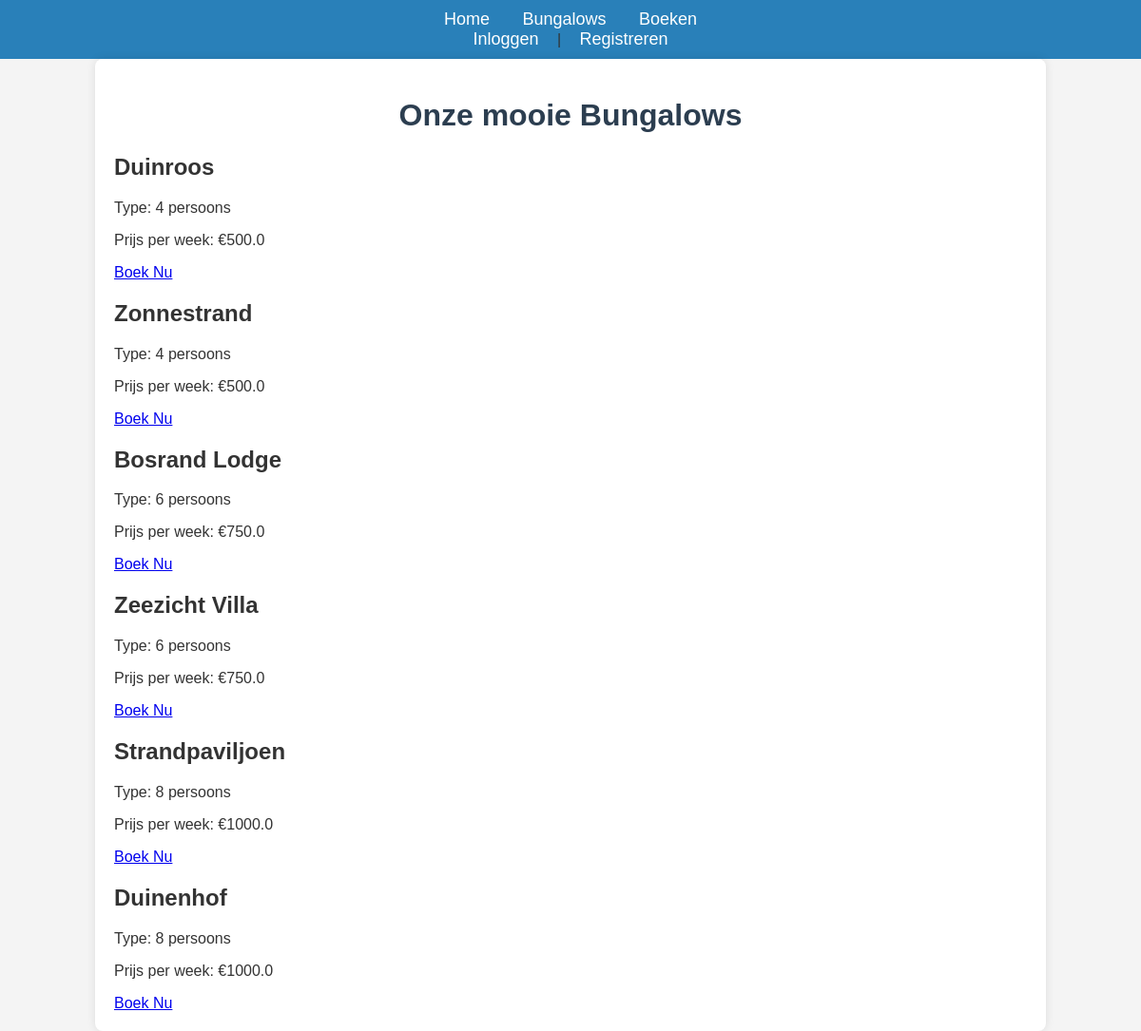
The page /bungalows on the database its author committed.
### models/models.py (models this page shows)
class Bungalow(db.Model):
    id = db.Column(db.Integer, primary_key=True)
    name = db.Column(db.String(100), unique=True, nullable=False)
    type_id = db.Column(db.Integer, db.ForeignKey('bungalow_type.id'), nullable=False)
    bungalow_type = db.relationship('BungalowType', backref='bungalows')

class BungalowType(db.Model):
    id = db.Column(db.Integer, primary_key=True)
    size = db.Column(db.Integer, nullable=False)  # 4, 6, or 8 persons
    price_per_week = db.Column(db.Float, nullable=False)

### app.py (the view)
@app.route('/bungalows')
def bungalows():
    bungalows = Bungalow.query.all()  # Get all bungalows from the database
    return render_template('bungalows.html', bungalows=bungalows)  # Pass them to the template

### templates/bungalows.html (shortened to what this page needs)
{% extends 'base.html' %}
{% block content %}
    <h1>Onze mooie Bungalows</h1>
    <div class="bungalow-lijst">
        {% for bungalow in bungalows %}
            <div class="bungalow">
                <h2>{{ bungalow.name }}</h2>
                <p>Type: {{ bungalow.bungalow_type.size }} persoons</p>
                <p>Prijs per week: €{{ bungalow.bungalow_type.price_per_week }}</p>
                <a href="{{ url_for('booking', bungalow_id=bungalow.id) }}">Boek Nu</a>
            </div>
        {% endfor %}
    </div>
{% endblock %}

### templates/base.html (shortened to what this page needs)
<!DOCTYPE html>
<html lang="nl">
<head>
    <link rel="stylesheet" href="{{ url_for('static', filename='css/style.css') }}">
</head>
<body>
    <nav>
        <a href="{{ url_for('home') }}">Home</a>
        <a href="{{ url_for('bungalows') }}">Bungalows</a>
        <a href="{{ url_for('booking') }}">Boeken</a>
        <div class="account-section">
            {% if current_user.is_authenticated %}
                <span>Welkom, {{ current_user.username }}!</span>
                <a href="{{ url_for('logout') }}">Uitloggen</a>
            {% else %}
                <a href="{{ url_for('login') }}">Inloggen</a> |
                <a href="{{ url_for('register') }}">Registreren</a>
            {% endif %}
        </div>
    </nav>
    <div class="container">
        {% block content %}{% endblock %}
    </div>
</body>
</html>

### static/css/style.css (style rules this page uses)
body { font-family: Arial, sans-serif; margin: 0; padding: 0; background-color: #f4f4f4; color: #333; }
h1 { text-align: center; color: #2c3e50; }
nav { background-color: #2980b9; padding: 10px; text-align: center; }
nav a { color: white; text-decoration: none; margin: 0 15px; font-size: 18px; }
.container { width: 80%; margin: auto; padding: 20px; background: white; border-radius: 8px; box-shadow: 0px 0px 10px rgba(0, 0, 0, 0.1); }

### rows shown on the page
Bungalow: name "Duinroos", bungalow_type.size "4", bungalow_type.price_per_week "500.0"
Bungalow: name "Zonnestrand", bungalow_type.size "4", bungalow_type.price_per_week "500.0"
Bungalow: name "Bosrand Lodge", bungalow_type.size "6", bungalow_type.price_per_week "750.0"
Bungalow: name "Zeezicht Villa", bungalow_type.size "6", bungalow_type.price_per_week "750.0"
Bungalow: name "Strandpaviljoen", bungalow_type.size "8", bungalow_type.price_per_week "1000.0"
Bungalow: name "Duinenhof", bungalow_type.size "8", bungalow_type.price_per_week "1000.0"
